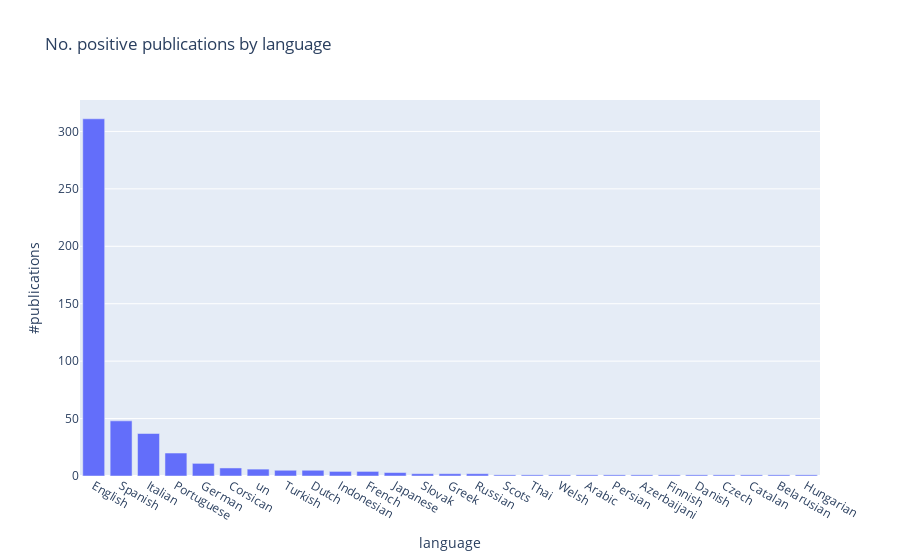

Notebook cell for this chart:
### Code cell
positive_sentiment_languages_publications = px.bar(
    positive_sentiment_languages_count, 
    x="language", 
    y="#publications",
    title="No. positive publications by language",
)
positive_sentiment_languages_publications.show()
positive_sentiment_languages_publications.write_image("images/positive_sentiment_publications_by_language.eps")

### Figure 1 — Plotly figure (JSON) as saved in the notebook; plotly's stock layout.template omitted (floating-point values rounded to 4 significant figures)
{"data": [{"alignmentgroup": "True", "hovertemplate": "language=%{x}<br>#publications=%{y}<extra></extra>", "legendgroup": "", "marker": {"color": "#636efa", "pattern": {"shape": ""}}, "name": "", "offsetgroup": "", "orientation": "v", "showlegend": false, "textposition": "auto", "type": "bar", "x": ["English", "Spanish", "Italian", "Portuguese", "German", "Corsican", "un", "Turkish", "Dutch", "Indonesian", "French", "Japanese", "Slovak", "Greek", "Russian", "Scots", "Thai", "Welsh", "Arabic", "Persian", "Azerbaijani", "Finnish", "Danish", "Czech", "Catalan", "Belarusian", "Hungarian"], "xaxis": "x", "y": [311, 48, 37, 20, 11, 7, 6, 5, 5, 4, 4, 3, 2, 2, 2, 1, 1, 1, 1, 1, 1, 1, 1, 1, 1, 1, 1], "yaxis": "y"}], "layout": {"barmode": "relative", "legend": {"tracegroupgap": 0}, "title": {"text": "No. positive publications by language"}, "xaxis": {"anchor": "y", "domain": [0, 1], "title": {"text": "language"}}, "yaxis": {"anchor": "x", "domain": [0, 1], "title": {"text": "#publications"}}}}
